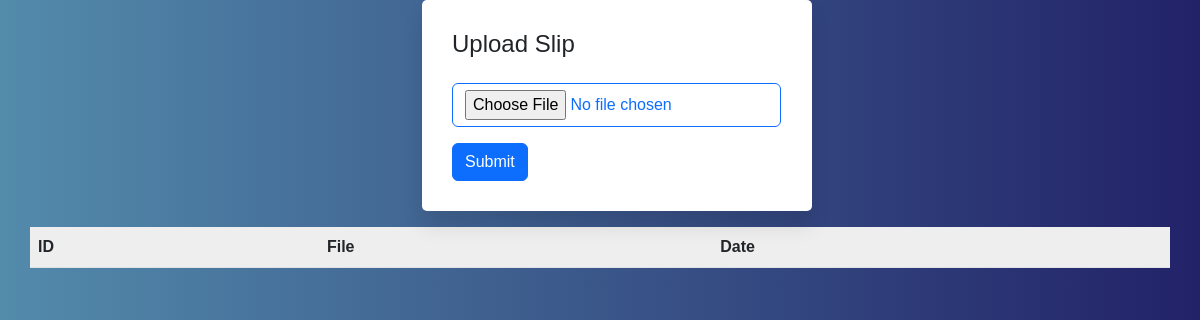
The page /payPremium on the database as committed earlier.
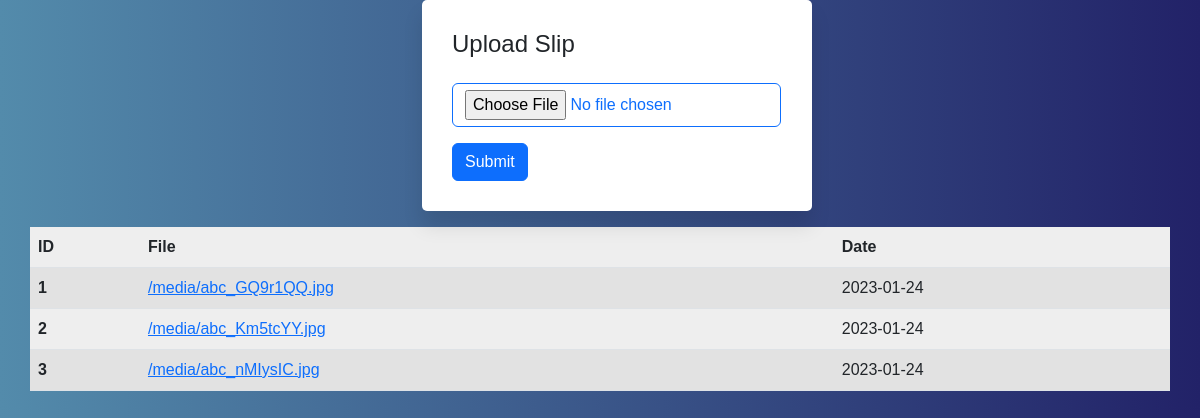
The same page on the database as committed later.
### database/models.py (models this page shows)
class payPrem(models.Model):
    file=models.FileField(upload_to='media/',default="",null=True)
    date=  models.CharField(default=datetime.date.today(),max_length=200)
    login_id=models.CharField(max_length=200,default="",null=True)

### website/views.py (the view)
# urls.py: path('payPremium', payPremium, name='payPremium'),
@csrf_exempt
def payPremium(request):
    if request.method == "POST":
        try:
            form_class = payPrem()
            file=request.FILES.get('file')
            fss = FileSystemStorage()
            file = fss.save("abc.jpg", file)
            file_url = fss.url(file)
            print("file_url", file_url)
            form_class.file=file
            form_class.login_id = login_id
            form_class.save()
            return redirect("/payPremium")
        except Exception as e:
            payrecord=payPrem.objects.filter(login_id=login_id)
            return render(request,'payPremium.html',{'payrecord':payrecord,'status': 'error', 'message':"Error No file selected"})
    else:
        payrecord=payPrem.objects.filter(login_id=login_id)
        return render(request, 'payPremium.html',{'payrecord':payrecord,'login_id':login_id})

### templates/payPremium.html (shortened to what this page needs)
{% load static %}
<!DOCTYPE html>
<html lang="en">
<head>
  <link href="https://cdn.jsdelivr.net/npm/bootstrap@5.2.3/dist/css/bootstrap.min.css" rel="stylesheet"
 />
</head>
<body>
  <form class="form" action="" method="post" enctype="multipart/form-data">
    <div class="container"   >
      <div class="row">
        <div class="col-md-4">
        </div>
        <div class="col-md-6">
          <div class="wrapper">
            <div class="form-container">
               <h4>Upload Slip</h4>
              <input type="file" name="file" id="file" class=" btn btn-outline-primary my-3">
              <button class="btn btn-primary" onclick="abc()">Submit</button>
            </div>
          </div>
        </div>
      </div>
    </div>
    </form>
    <table class="table table-striped table-hover container my-3" style="background-color: #eee;">
      <thead class="thead-light ">
        <tr>
          <th style="font-weight: bold;">ID</th>
          <th style="font-weight: bold;">File</th>
          <th style="font-weight: bold;">Date</th>
        </tr>
      </thead>
      <tbody>
        {% for record in payrecord %}
          <tr>
            <th scope="row">{{ forloop.counter }}</th>
            <td>
              <a href="{{ record.file.url }}" target="_blank">{{ record.file.url }}</a>
            </td>
            <td>{{ record.date }}</td>
          </tr>
        {% endfor %}
      </tbody>
    </table>
</body>
</html>

### templates/payPremium.html (style rules this page uses)
body { background: -webkit-linear-gradient(left, #538bab, #222268); margin: 0; font-family: var(--bs-body-font-family); font-size: var(--bs-body-font-size); font-weight: var(--bs-body-font-weight); line-height: var(--bs-body-line-height); color: var(--bs-body-color); text-align: var(--bs-body-text-align); background-color: var(--bs-body-bg); -webkit-text-size-adjust: 100%; -webkit-tap-highlight-color: transparent; }
.wrapper { overflow: hidden; max-width: 390px; background: #fff; padding: 30px; border-radius: 5px; box-shadow: 0px 15px 20px rgb(0 0 0 / 10%); }
* { margin: 0; padding: 0; box-sizing: border-box; font-family: 'Poppins', sans-serif; }

Rows that differ between the two databases and show on the page:
added payPrem: file "/media/abc_GQ9r1QQ.jpg", date "2023-01-24"
added payPrem: file "/media/abc_Km5tcYY.jpg", date "2023-01-24"
added payPrem: file "/media/abc_nMIysIC.jpg", date "2023-01-24"
